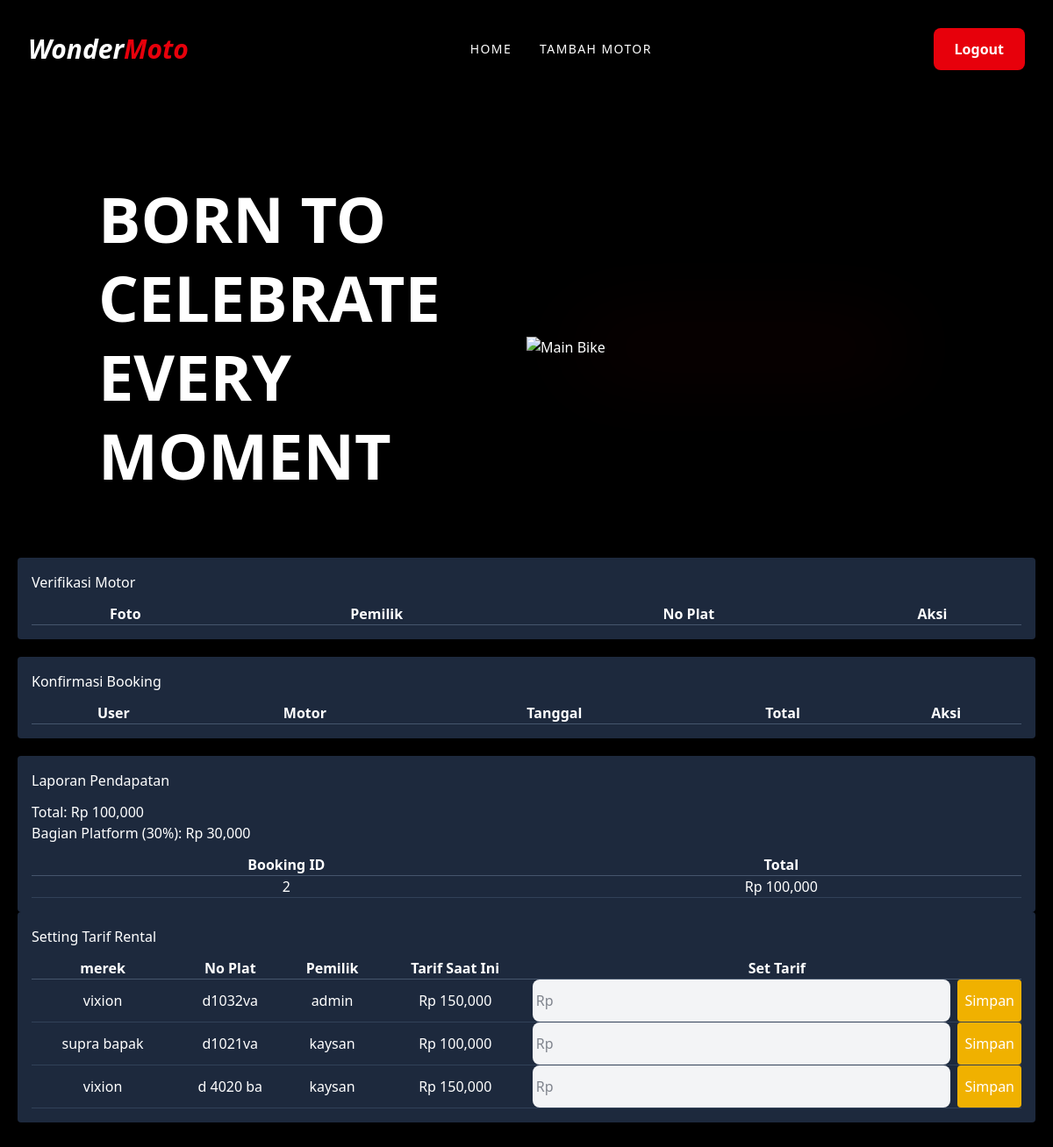
Page /admin/dashboard_admin.php (signed in) on the committed database.
### tables this page shows
CREATE TABLE `bookings` (
  `id` int(11) NOT NULL,
  `user_id` int(11) NOT NULL,
  `motor_id` int(11) NOT NULL,
  `mulai` date NOT NULL,
  `selesai` date NOT NULL,
  `total_harga` int(11) NOT NULL,
  `status` enum('pending','confirmed','selesai','batal') DEFAULT 'pending',
  `created_at` timestamp NOT NULL DEFAULT current_timestamp()
);

CREATE TABLE `motor` (
  `id` int(11) NOT NULL,
  `pemilik_id` int(11) NOT NULL,
  `merk` varchar(100) DEFAULT NULL,
  `tipe_cc` enum('100','125','150') DEFAULT NULL,
  `no_plat` varchar(20) DEFAULT NULL,
  `status` enum('pending','tersedia','disewa','maintenance') DEFAULT 'pending',
  `photo` longblob DEFAULT NULL,
  `dokumen_kepemilikan` longblob DEFAULT NULL
);

CREATE TABLE `users` (
  `id` int(11) NOT NULL,
  `username` varchar(100) NOT NULL,
  `email` varchar(100) NOT NULL,
  `no_tlpn` varchar(20) NOT NULL,
  `password` varchar(100) NOT NULL,
  `role` enum('penyewa','pemilik','admin') NOT NULL
);

CREATE TABLE `tarif_rental` (
  `id` int(11) NOT NULL,
  `motor_id` int(11) NOT NULL,
  `tarif_harian` decimal(10,2) DEFAULT NULL,
  `tarif_mingguan` decimal(10,2) DEFAULT NULL,
  `tarif_bulanan` decimal(10,2) DEFAULT NULL
);

### admin/dashboard_admin.php (the view, shortened to what this page needs)
<?php
include '../config.php';
$stmt = $pdo->query("
    SELECT m.*, u.username, tr.tarif_harian
    FROM motor m
    JOIN users u ON m.pemilik_id = u.id
    LEFT JOIN tarif_rental tr ON m.id = tr.motor_id
");
$allMotors = $stmt->fetchAll();
$stmt = $pdo->query("
    SELECT b.*, m.pemilik_id
    FROM bookings b
    JOIN motor m ON b.motor_id = m.id
    WHERE b.status = 'confirmed'
");
$data = $stmt->fetchAll();
$total = 0;
foreach ($data as $d) {
    $total += $d['total_harga'];
}
$platform = $total * 0.3;
?>
<!DOCTYPE html>
<html>
<head>
<script src="https://cdn.jsdelivr.net/npm/@tailwindcss/browser@4"></script>
</head>
<body class="bg-black slate-900 text-white p-5">
<?php include '../assets/css/navbar-pemilik.php'; ?>
<br>
        <div class="container mx-auto px-6 mt-12 flex flex-col md:flex-row items-center">
            <div class="md:w-1/2">
                <h1 class="text-5xl md:text-7xl font-black leading-tight uppercase">
                    Born to <br> Celebrate <br> Every Moment
                </h1>
                <br>
            </div>
            <div class="md:w-1/2 mt-12 md:mt-0 relative">
                <img src="../assets/img/vario.png" alt="Main Bike" class="relative z-10 w-full object-contain">
            </div>
        </div>
<br><br>
<div class="bg-slate-800 p-4 rounded mb-5">
<h2 class="mb-3">Verifikasi Motor</h2>
<table class="w-full text-center">
<tr class="border-b border-slate-600">
    <th>Foto</th>
    <th>Pemilik</th>
    <th>No Plat</th>
    <th>Aksi</th>
</tr>
</table>
</div>
<div class="bg-slate-800 p-4 rounded mb-5">
<h2 class="mb-3">Konfirmasi Booking</h2>
<table class="w-full text-center">
<tr class="border-b border-slate-600">
    <th>User</th>
    <th>Motor</th>
    <th>Tanggal</th>
    <th>Total</th>
    <th>Aksi</th>
</tr>
</table>
</div>
<div class="bg-slate-800 p-4 rounded">
<h2 class="mb-3">Laporan Pendapatan</h2>
<p>Total: Rp <?= number_format($total) ?></p>
<p>Bagian Platform (30%): Rp <?= number_format($platform) ?></p>
<table class="w-full mt-3 text-center">
<tr class="border-b border-slate-600">
    <th>Booking ID</th>
    <th>Total</th>
</tr>
<?php foreach ($data as $d): ?>
<tr class="border-b border-slate-700">
    <td><?= $d['id'] ?></td>
    <td>Rp <?= number_format($d['total_harga']) ?></td>
</tr>
<?php endforeach; ?>
</table>
</div>
<div class="bg-slate-800 p-4 rounded mb-5">
<h2 class="mb-3">Setting Tarif Rental</h2>
<table class="w-full text-center">
<tr class="border-b border-slate-600">
    <th>merek</th>
    <th>No Plat</th>
    <th>Pemilik</th>
    <th>Tarif Saat Ini</th>
    <th>Set Tarif</th>
</tr>
<?php foreach ($allMotors as $m): ?>
<tr class="border-b border-slate-700">
    <td><?= $m['merk'] ?></td>
    <td><?= $m['no_plat'] ?></td>
    <td><?= $m['username'] ?></td>
    <td>
        Rp <?= $m['tarif_harian'] ? number_format($m['tarif_harian']) : 'Belum ada' ?>
    </td>
    <td>
        <form method="POST" class="flex justify-center gap-2">
            <input type="number" name="tarif" placeholder="Rp" required class="w-full px-1 py-3 rounded-lg bg-gray-100 dark:bg-gray-700 text-gray-900 dark:text-white outline-none">
            <button name="set_tarif" class="bg-yellow-500 px-2 py-1 rounded">
                Simpan
            </button>
        </form>
    </td>
</tr>
<?php endforeach; ?>
</table>
</div>
</body>
</html>

### rows in the picture
bookings: id "2", total_harga "100,000"
motor: merk "vixion", no_plat "d1032va", pemilik.username "admin", tarif_rental.tarif_harian "150,000"
motor: merk "supra bapak", no_plat "d1021va", pemilik.username "kaysan", tarif_rental.tarif_harian "100,000"
motor: merk "vixion", no_plat "d 4020 ba", pemilik.username "kaysan", tarif_rental.tarif_harian "150,000"

### other values in the picture
$total "100,000"
$platform "30,000"
